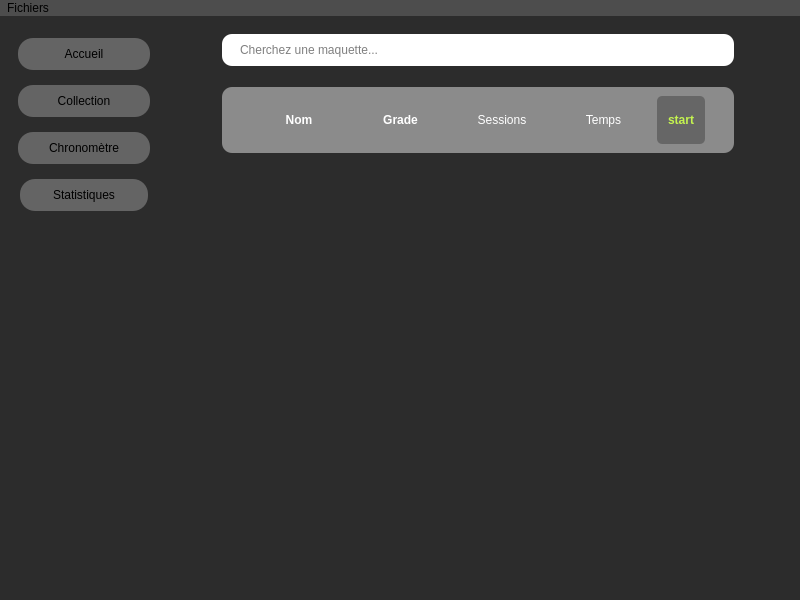
<?xml version="1.0" encoding="UTF-8"?>
<ui version="4.0">
 <class>MonkeyWindow</class>
 <widget class="QMainWindow" name="MonkeyWindow">
  <property name="geometry">
   <rect>
    <x>0</x>
    <y>0</y>
    <width>800</width>
    <height>600</height>
   </rect>
  </property>
  <property name="windowTitle">
   <string>MonkeyWindow</string>
  </property>
  <property name="styleSheet">
   <string notr="true">background-color: rgb(44, 44, 44); border: none; padding: 0;</string>
  </property>
  <widget class="QWidget" name="centralwidget">
   <property name="sizePolicy">
    <sizepolicy hsizetype="Expanding" vsizetype="Expanding">
     <horstretch>0</horstretch>
     <verstretch>0</verstretch>
    </sizepolicy>
   </property>
   <property name="autoFillBackground">
    <bool>false</bool>
   </property>
   <layout class="QHBoxLayout" name="horizontalLayout">
    <item alignment="Qt::AlignLeft|Qt::AlignTop">
     <widget class="QWidget" name="widget" native="true">
      <property name="enabled">
       <bool>true</bool>
      </property>
      <property name="minimumSize">
       <size>
        <width>150</width>
        <height>200</height>
       </size>
      </property>
      <property name="maximumSize">
       <size>
        <width>150</width>
        <height>200</height>
       </size>
      </property>
      <property name="styleSheet">
       <string notr="true">max-width: 150px;
max-height: 200px;</string>
      </property>
      <layout class="QVBoxLayout" name="verticalLayout">
       <item alignment="Qt::AlignVCenter">
        <widget class="QPushButton" name="HomeButton">
         <property name="sizePolicy">
          <sizepolicy hsizetype="Fixed" vsizetype="Fixed">
           <horstretch>0</horstretch>
           <verstretch>0</verstretch>
          </sizepolicy>
         </property>
         <property name="minimumSize">
          <size>
           <width>128</width>
           <height>32</height>
          </size>
         </property>
         <property name="maximumSize">
          <size>
           <width>150</width>
           <height>32</height>
          </size>
         </property>
         <property name="styleSheet">
          <string notr="true">QPushButton {
	radius: #646464;
    border-radius: 15px;
    background-color: #646464;
}</string>
         </property>
         <property name="text">
          <string>Accueil</string>
         </property>
        </widget>
       </item>
       <item alignment="Qt::AlignVCenter">
        <widget class="QPushButton" name="CollectionButton">
         <property name="sizePolicy">
          <sizepolicy hsizetype="Fixed" vsizetype="Fixed">
           <horstretch>0</horstretch>
           <verstretch>0</verstretch>
          </sizepolicy>
         </property>
         <property name="minimumSize">
          <size>
           <width>128</width>
           <height>32</height>
          </size>
         </property>
         <property name="maximumSize">
          <size>
           <width>150</width>
           <height>32</height>
          </size>
         </property>
         <property name="styleSheet">
          <string notr="true">QPushButton {
	radius: #646464;
    border-radius: 15px;
    background-color: #646464;
}</string>
         </property>
         <property name="text">
          <string>Collection</string>
         </property>
        </widget>
       </item>
       <item alignment="Qt::AlignVCenter">
        <widget class="QPushButton" name="StopWatchButton">
         <property name="sizePolicy">
          <sizepolicy hsizetype="Fixed" vsizetype="Fixed">
           <horstretch>0</horstretch>
           <verstretch>0</verstretch>
          </sizepolicy>
         </property>
         <property name="minimumSize">
          <size>
           <width>128</width>
           <height>32</height>
          </size>
         </property>
         <property name="maximumSize">
          <size>
           <width>150</width>
           <height>32</height>
          </size>
         </property>
         <property name="styleSheet">
          <string notr="true">QPushButton {
	radius: #646464;
    border-radius: 15px;
    background-color: #646464;
}</string>
         </property>
         <property name="text">
          <string>Chronomètre</string>
         </property>
        </widget>
       </item>
       <item alignment="Qt::AlignHCenter|Qt::AlignVCenter">
        <widget class="QPushButton" name="StatisticsButton">
         <property name="sizePolicy">
          <sizepolicy hsizetype="Fixed" vsizetype="Fixed">
           <horstretch>0</horstretch>
           <verstretch>0</verstretch>
          </sizepolicy>
         </property>
         <property name="minimumSize">
          <size>
           <width>128</width>
           <height>32</height>
          </size>
         </property>
         <property name="maximumSize">
          <size>
           <width>150</width>
           <height>32</height>
          </size>
         </property>
         <property name="styleSheet">
          <string notr="true">QPushButton {
	radius: #646464;
    border-radius: 15px;
    background-color: #646464;
}</string>
         </property>
         <property name="text">
          <string>Statistiques</string>
         </property>
        </widget>
       </item>
      </layout>
     </widget>
    </item>
    <item alignment="Qt::AlignTop">
     <widget class="QStackedWidget" name="stackedWidget">
      <property name="currentIndex">
       <number>0</number>
      </property>
      <widget class="QWidget" name="Home">
       <layout class="QVBoxLayout" name="verticalLayout_3">
        <item alignment="Qt::AlignHCenter|Qt::AlignVCenter">
         <widget class="QLineEdit" name="ModelSearch">
          <property name="sizePolicy">
           <sizepolicy hsizetype="Expanding" vsizetype="Expanding">
            <horstretch>0</horstretch>
            <verstretch>0</verstretch>
           </sizepolicy>
          </property>
          <property name="minimumSize">
           <size>
            <width>512</width>
            <height>32</height>
           </size>
          </property>
          <property name="styleSheet">
           <string notr="true">background-color: rgb(255, 255, 255);
border-radius: 10px;
padding-left: 16px;
color: rgb(0, 0, 0);
placeholder-text-color: rgba(100, 100, 100, 128);</string>
          </property>
          <property name="text">
           <string/>
          </property>
          <property name="placeholderText">
           <string>Cherchez une maquette...</string>
          </property>
          <property name="cursorMoveStyle">
           <enum>Qt::VisualMoveStyle</enum>
          </property>
          <property name="clearButtonEnabled">
           <bool>false</bool>
          </property>
         </widget>
        </item>
        <item>
         <spacer name="verticalSpacer_2">
          <property name="orientation">
           <enum>Qt::Vertical</enum>
          </property>
          <property name="sizeType">
           <enum>QSizePolicy::Fixed</enum>
          </property>
          <property name="sizeHint" stdset="0">
           <size>
            <width>20</width>
            <height>15</height>
           </size>
          </property>
         </spacer>
        </item>
        <item alignment="Qt::AlignHCenter|Qt::AlignVCenter">
         <widget class="QFrame" name="lastModelFrame">
          <property name="sizePolicy">
           <sizepolicy hsizetype="Fixed" vsizetype="Fixed">
            <horstretch>0</horstretch>
            <verstretch>0</verstretch>
           </sizepolicy>
          </property>
          <property name="minimumSize">
           <size>
            <width>512</width>
            <height>64</height>
           </size>
          </property>
          <property name="styleSheet">
           <string notr="true">background-color: rgb(139, 139, 139);
border-radius: 10px;
height: 64px;
width: 600px;</string>
          </property>
          <layout class="QHBoxLayout" name="lastModel">
           <item>
            <spacer name="horizontalSpacer_2">
             <property name="orientation">
              <enum>Qt::Horizontal</enum>
             </property>
             <property name="sizeType">
              <enum>QSizePolicy::Fixed</enum>
             </property>
             <property name="sizeHint" stdset="0">
              <size>
               <width>20</width>
               <height>20</height>
              </size>
             </property>
            </spacer>
           </item>
           <item>
            <widget class="QLabel" name="lastNameLabel">
             <property name="font">
              <font>
               <bold>true</bold>
              </font>
             </property>
             <property name="styleSheet">
              <string notr="true">color: rgb(255, 255, 255);</string>
             </property>
             <property name="text">
              <string>Nom</string>
             </property>
             <property name="alignment">
              <set>Qt::AlignCenter</set>
             </property>
            </widget>
           </item>
           <item>
            <widget class="QLabel" name="lastGradeLabel">
             <property name="font">
              <font>
               <bold>true</bold>
              </font>
             </property>
             <property name="styleSheet">
              <string notr="true">color: rgb(255, 255, 255);</string>
             </property>
             <property name="text">
              <string>Grade</string>
             </property>
             <property name="alignment">
              <set>Qt::AlignCenter</set>
             </property>
            </widget>
           </item>
           <item>
            <widget class="QLabel" name="lastSessionsLabel">
             <property name="styleSheet">
              <string notr="true">color: rgb(255, 255, 255);</string>
             </property>
             <property name="text">
              <string>Sessions</string>
             </property>
             <property name="alignment">
              <set>Qt::AlignCenter</set>
             </property>
            </widget>
           </item>
           <item>
            <widget class="QLabel" name="lastTimeLabel">
             <property name="styleSheet">
              <string notr="true">color: rgb(255, 255, 255);</string>
             </property>
             <property name="text">
              <string>Temps</string>
             </property>
             <property name="alignment">
              <set>Qt::AlignCenter</set>
             </property>
            </widget>
           </item>
           <item>
            <widget class="QPushButton" name="pushButton_5">
             <property name="minimumSize">
              <size>
               <width>48</width>
               <height>48</height>
              </size>
             </property>
             <property name="maximumSize">
              <size>
               <width>48</width>
               <height>48</height>
              </size>
             </property>
             <property name="font">
              <font>
               <bold>true</bold>
               <kerning>true</kerning>
              </font>
             </property>
             <property name="styleSheet">
              <string notr="true">color: rgb(196, 243, 79);
background-color: rgb(102, 102, 102);
border-color: rgb(42, 42, 42);
border-radius: 5px;
width: 40px;
height: 40px;</string>
             </property>
             <property name="text">
              <string>start</string>
             </property>
             <property name="default">
              <bool>false</bool>
             </property>
             <property name="flat">
              <bool>false</bool>
             </property>
            </widget>
           </item>
           <item>
            <spacer name="horizontalSpacer">
             <property name="orientation">
              <enum>Qt::Horizontal</enum>
             </property>
             <property name="sizeType">
              <enum>QSizePolicy::Fixed</enum>
             </property>
             <property name="sizeHint" stdset="0">
              <size>
               <width>20</width>
               <height>20</height>
              </size>
             </property>
            </spacer>
           </item>
          </layout>
         </widget>
        </item>
        <item>
         <spacer name="verticalSpacer">
          <property name="orientation">
           <enum>Qt::Vertical</enum>
          </property>
          <property name="sizeType">
           <enum>QSizePolicy::Expanding</enum>
          </property>
          <property name="sizeHint" stdset="0">
           <size>
            <width>20</width>
            <height>400</height>
           </size>
          </property>
         </spacer>
        </item>
       </layout>
      </widget>
      <widget class="QWidget" name="page_2"/>
     </widget>
    </item>
   </layout>
  </widget>
  <widget class="QMenuBar" name="menubar">
   <property name="geometry">
    <rect>
     <x>0</x>
     <y>0</y>
     <width>800</width>
     <height>22</height>
    </rect>
   </property>
   <property name="styleSheet">
    <string notr="true">QMenuBar {
    background-color: rgb(77, 77, 77);
    spacing: 3px;
}

QMenuBar::item {
    padding: 1px 4px;
    background: transparent;
    border-radius: 4px;
}

QMenuBar::item:selected { /* when selected using mouse or keyboard */
    background: #a8a8a8;
}

QMenuBar::item:pressed {
    background: #888888;
}</string>
   </property>
   <property name="nativeMenuBar">
    <bool>false</bool>
   </property>
   <widget class="QMenu" name="menuFiles">
    <property name="styleSheet">
     <string notr="true">QMenu {
	background-color: rgb(83, 83, 83);
	border-color: rgb(83, 83, 83);
	margin: 2px; /* some spacing around the menu */
}

QMenu::item {
    padding: 2px 25px 2px 20px;
    border: 1px solid transparent; /* reserve space for selection border */
}

QMenu::item:selected {
    border-color: rgb(196,243,79);
    background: rgba(100, 100, 100, 150);
	border-radius: 10px;
}

QMenu::icon:checked { /* appearance of a 'checked' icon */
    background: gray;
    border: 1px inset gray;
    position: absolute;
    top: 1px;
    right: 1px;
    bottom: 1px;
    left: 1px;
}

QMenu::separator {
    height: 2px;
    background: rgb(196,243,79);
    margin-left: 10px;
    margin-right: 5px;
}

QMenu::indicator {
    width: 13px;
    height: 13px;
}</string>
    </property>
    <property name="title">
     <string>Fichiers</string>
    </property>
    <addaction name="actionNouveau"/>
    <addaction name="actionOuvrir"/>
    <addaction name="separator"/>
    <addaction name="actionSauvegarder"/>
    <addaction name="actionSauvegarder_sous"/>
   </widget>
   <addaction name="menuFiles"/>
  </widget>
  <action name="actionOuvrir">
   <property name="text">
    <string>Ouvrir ...</string>
   </property>
  </action>
  <action name="actionSauvegarder">
   <property name="text">
    <string>Sauvegarder</string>
   </property>
  </action>
  <action name="actionNouveau">
   <property name="text">
    <string>Nouveau</string>
   </property>
  </action>
  <action name="actionSauvegarder_sous">
   <property name="text">
    <string>Sauvegarder sous...</string>
   </property>
  </action>
 </widget>
 <resources/>
 <connections/>
</ui>
